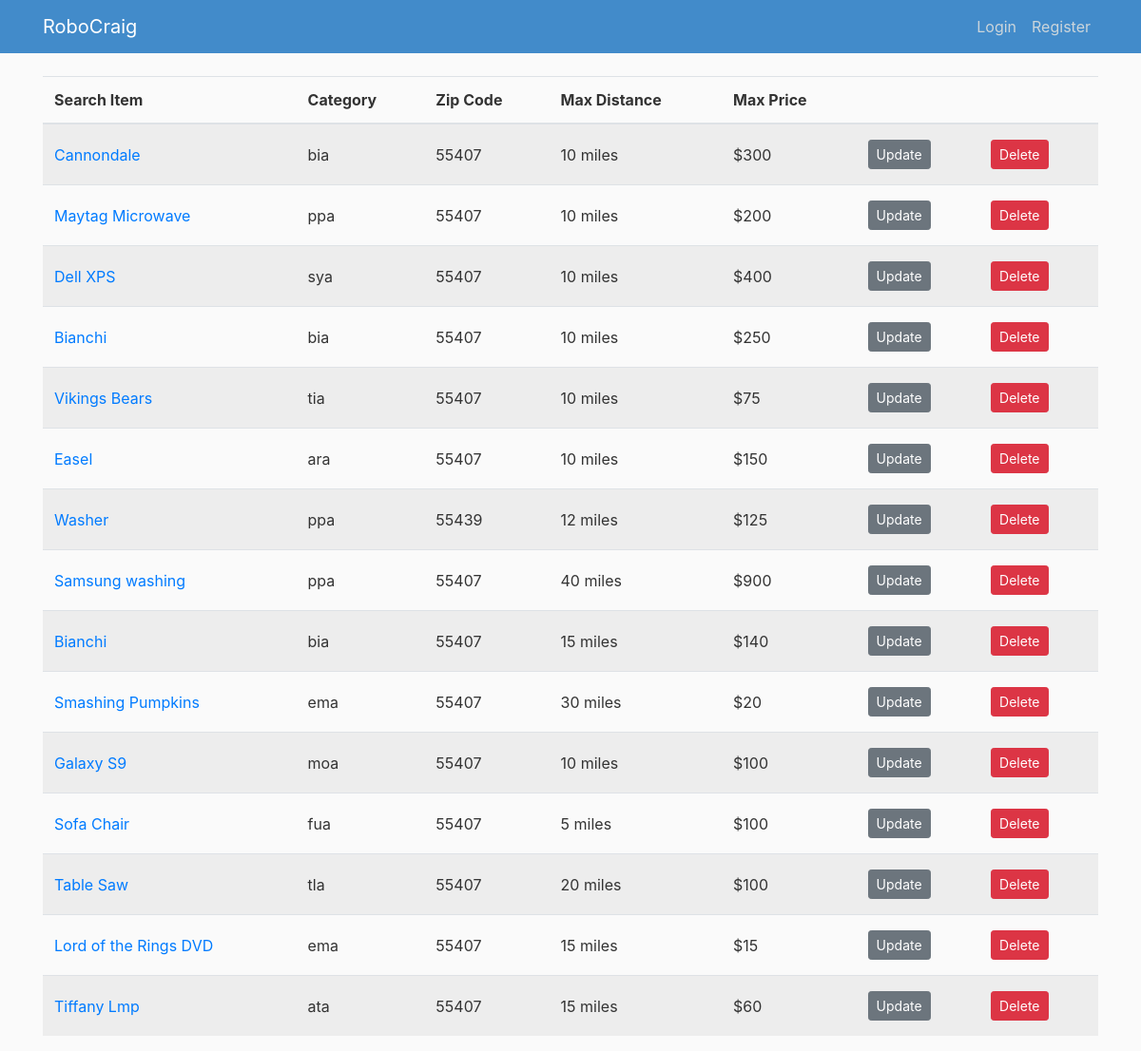
Page /home on the earlier database version.
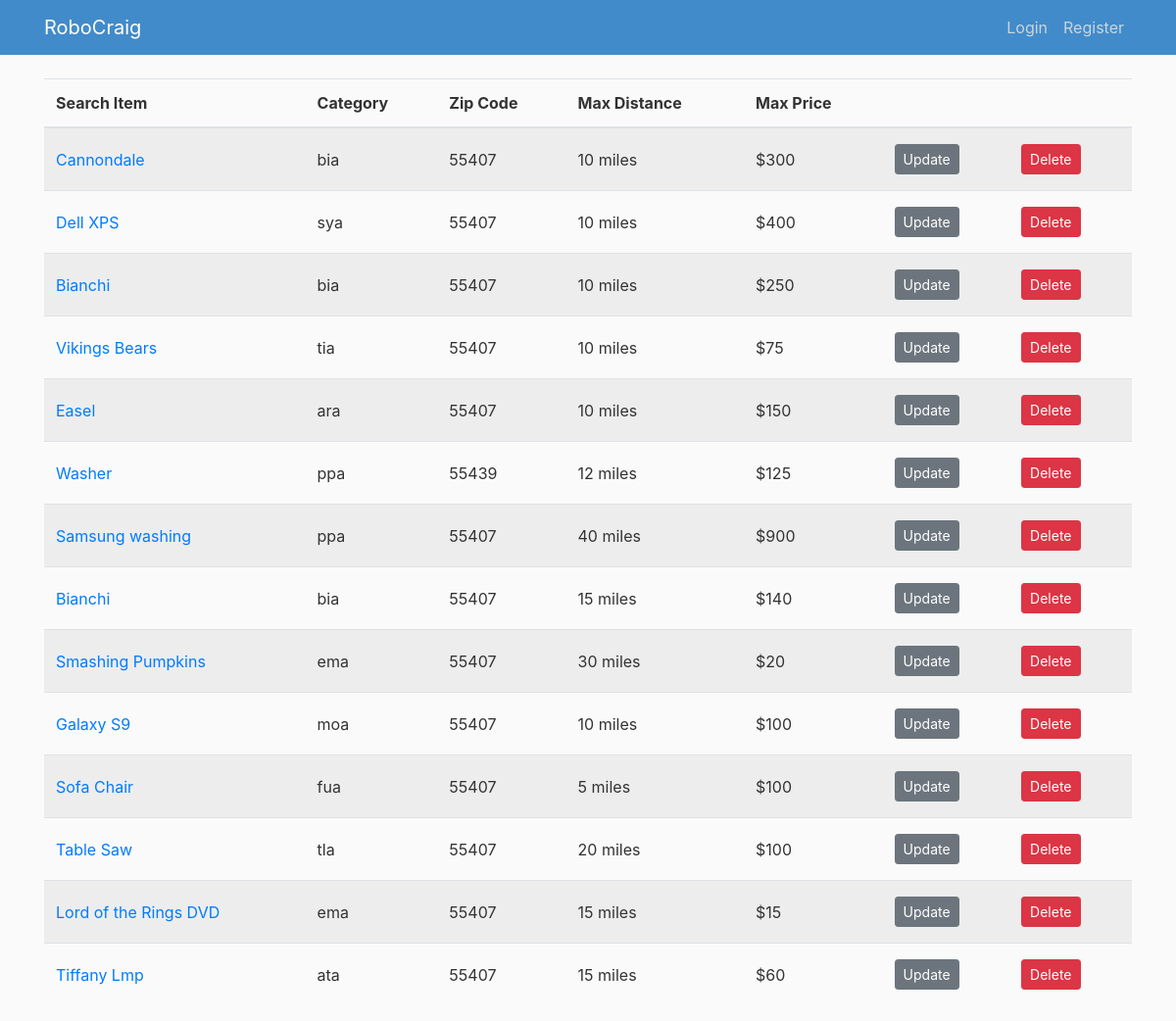
Same page on the later database version.
### RoboCraig/models.py (models this page shows, shortened)
class Searcher (db.Model):
    id = db.Column(db.Integer, primary_key=True)
    category = db.Column(db.String(20), nullable=False)
    search_term = db.Column(db.String(50), nullable=False)
    zip_code = db.Column(db.String(10), nullable=False)  #Might need this to be int, or validate to 5 digits
    max_distance = db.Column(db.String(10), nullable=False)
    max_price = db.Column(db.String(10), nullable=False)
    user_id = db.Column(db.Integer, db.ForeignKey('user.id'), nullable=False)       #This is making a reference to the user_id in the users table

### RoboCraig/routes.py (the view)
@app.route("/home")         #This route displays all saved searches from all users.  It is currently active, but will become inactive for the live project
def home_search():
    searches = Searcher.query.all()         #Does a query for all Searcher objects
    return render_template('home.html', searches=searches)

### RoboCraig/templates/home.html
{% extends "layout.html" %}
{% block content %}
        <table class="table table-striped">
            <thead>
                <tr>
                    <th scope="col">Search Item</th>
                    <th scope="col">Category</th>
                    <th scope="col">Zip Code</th>
                    <th scope="col">Max Distance</th>
                    <th scope="col">Max Price</th>
                    <th scope="col"></th>
                    <th scope="col"></th>
                </tr>
            </thead>
            <tbody>
            {% for search in searches %}
                <tr>
                    <td><a href="{{ url_for('search', search_id=search.id) }}">{{ search.search_term }}</a></td>
                    <td>{{ search.category}}</td>
                    <td>{{ search.zip_code }}</td>
                    <td>{{ search.max_distance }} miles</td>
                    <td>${{ search.max_price }}</td>
                    <td><a class="btn btn-secondary btn-sm mt-1 mb-1" href="{{ url_for('update_search', search_id = search.id) }}">Update</a></td>
                    <td>
                        <form action="{{ url_for('delete_search', search_id=search.id) }}" method="POST">
                            <input class="btn btn-danger btn-sm m-1" type = "submit" value="Delete">
                        </form>
                    </td>
                </tr>
            {% endfor %}
            </tbody>
        </table>
{% endblock content %}

### RoboCraig/templates/layout.html (shortened to what this page needs)
<!DOCTYPE html>
<html>
<head>
    <link rel="stylesheet" href="https://maxcdn.bootstrapcdn.com/bootstrap/4.0.0/css/bootstrap.min.css">
    <link rel="stylesheet" type="text/css" href="{{ url_for('static', filename='main.css') }}">
</head>
<body>
    <header class="site-header">
      <nav class="navbar navbar-expand-md navbar-dark bg-steel fixed-top">
        <div class="container">
          <a class="navbar-brand mr-4" href="/">RoboCraig</a>
          <div class="collapse navbar-collapse" id="navbarToggle">
            <div class="navbar-nav">
                {% if current_user.is_authenticated %}
                    <a class="nav-item nav-link navbar-brand" href="{{ url_for('account') }}">{{ username }}</a>
                    <a class="nav-item nav-link" href="{{ url_for('account') }}">Account</a>
                    <a class="nav-item nav-link" href="{{ url_for('logout') }}">Logout</a>
                {% else %}
                  <a class="nav-item nav-link" href="{{ url_for('login') }}">Login</a>
                  <a class="nav-item nav-link" href="{{ url_for('register') }}">Register</a>
                {% endif %}
            </div>
          </div>
        </div>
      </nav>
    </header>
    <main role="main" class="container">
      <div class="row">
        <div class="col-md-12">
          {% block content %}{% endblock %}
        </div>
      </div>
    </main>
</body>
</html>

### RoboCraig/static/main.css (style rules this page uses)
body { background: #fafafa; color: #333333; margin-top: 5rem; }
.bg-steel { background-color: #428bca; }
.site-header .navbar-nav .nav-link { color: #cbd5db; }
.table > tbody > tr > td { vertical-align: middle; }

Differences in the rows shown:
removed Searcher: search_term "Maytag Microwave", category "ppa", zip_code "55407", max_distance "10", max_price "200"
